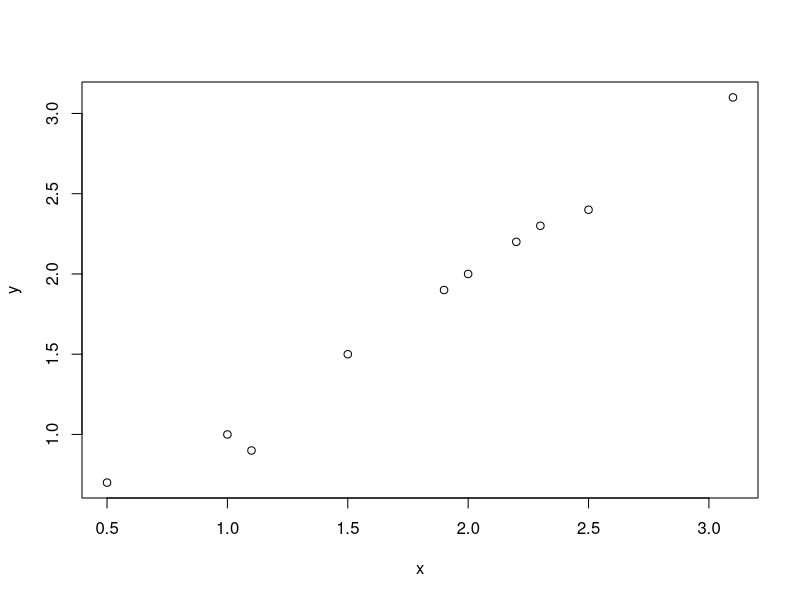

Source code (R):
#1. SVD
A <- matrix(c(-1, 2, 2), nrow = 3) 

#  Compute the SVD using the `svd()` function in R. 
svd_result <- svd(A) 
svd_result
# Extract the matrices U, Σ, and V^T from the SVD result. 
U <- svd_result$u 
Sigma <- diag(svd_result$d) 
V <- svd_result$v 

#2.Reduced SVD
A <- matrix(c(2, 0, 8, 6, 0,
              1, 6, 0, 1, 7,
              5, 0, 7, 4, 0,
              7, 0, 8, 5, 0,
              0, 10, 0, 0, 7), nrow = 5, byrow = TRUE)

svd_result <- svd(A)

U <- svd_result$u
Sigma <- diag(svd_result$d)
V <- svd_result$v

rank_A <- sum(svd_result$d > 1e-10)

U_reduced <- U[, 1:rank_A]
Sigma_reduced <- Sigma[1:rank_A, 1:rank_A]
V_reduced <- V[, 1:rank_A]

#3.PCA
set.seed(1)
x<-c(2.5, 0.5, 2.2, 1.9, 3.1, 2.3, 2, 1, 1.5, 1.1) 
y<-c(2.4, 0.7, 2.2, 1.9, 3.1, 2.3, 2, 1, 1.5, 0.9) 

plot(x,y) 
dataset <- data.frame(x,y) 
dataset 

pca = prcomp(dataset,center=TRUE) 
pca 
summary(pca) 